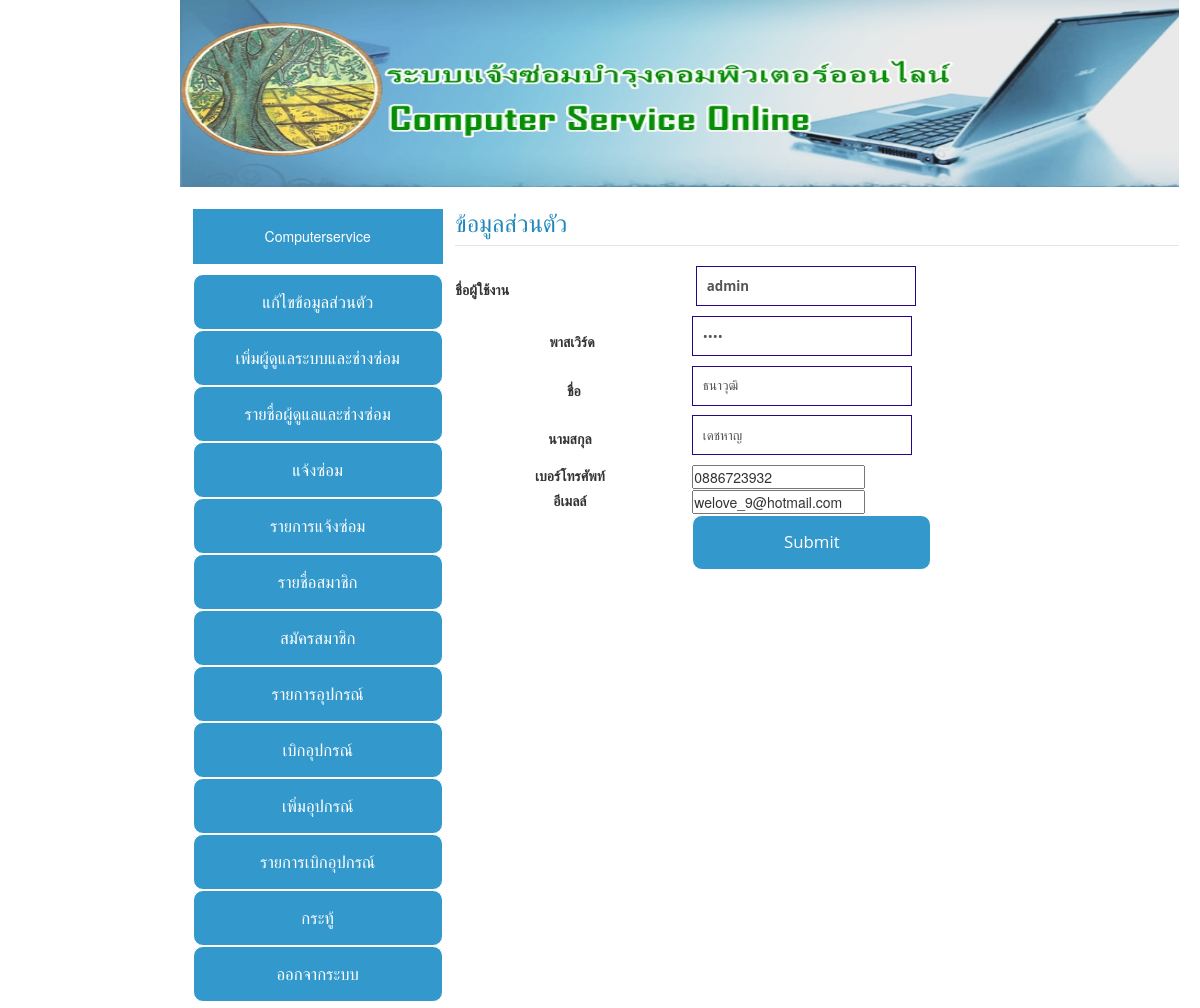
The app's page /Admin/edit_admin.php (signed in) with its own data.
### tables this page shows
CREATE TABLE `admin_db` (
  `admin_id` int(11) NOT NULL auto_increment,
  `username` varchar(100) NOT NULL,
  `password` varchar(100) NOT NULL,
  `name` varchar(100) NOT NULL,
  `lastname` varchar(100) NOT NULL,
  `phone` varchar(50) NOT NULL,
  `email` varchar(100) NOT NULL,
  `position` int(5) NOT NULL,
  `status` enum('ยกเลิก','ใช้งาน') NOT NULL default 'ใช้งาน',
  PRIMARY KEY  (`admin_id`)
);

### helper_func.php (called while the page is built)
<?
function site_url($str=""){
return "http://localhost/comservice/".$str;
}
?>

### model/core_model.php (called while the page is built, shortened)
<?php
	class Core_model{
		public function __construct(){
			include("db.php");
			$this->db=$dbh;
		}
		public $active_record="SELECT ";
		public $active_select="";
		public $active_from=" FROM ";
		public $active_where=" WHERE ";
		public $where_flag=false;
		public $active_where_array = array();
		public $active_limit="";
		public function where($column,$value,$operation="="){
			$this->active_where.="$column ".$operation." ? AND ";
			$this->active_where_array[]=$value;
			$this->where_flag=true;
		}
		public function get($table){
			$result = new stdClass();
			$result->result = array();
			$result->rowCount=0;
			if ($this->active_select=="") {
				$this->active_record.="* ";
			}else{
				$this->active_record.=$this->active_select;
			}
			$this->active_record.=$this->active_from.$table;
			if ($this->where_flag) {
				$this->active_record.=substr($this->active_where, 0, -4);
			}
			$this->active_record.=$this->active_limit;
			$tmp_record=$this->active_record;
			try{
				$stm=$this->db->prepare($this->active_record);
				foreach ($this->active_where_array as $key => $value) {
					$stm->bindValue(($key+1), $value);
				}
				$stm->execute();
				$result->result = $stm->fetchAll(PDO::FETCH_ASSOC);
				$result->rowCount=$stm->rowCount();
			}catch(PDOException $ex){
					echo $ex->getMessage().'<br>';
					echo $tmp_record;
				}
			return $result;
		}
		public function reset_active_record(){
			$this->active_record="SELECT ";
			$this->active_select="";
			$this->active_from=" FROM ";
			$this->active_where=" WHERE ";
			$this->where_flag=false;
			$this->active_where_array = array();
			$this->active_limit="";
		}
	}
?>

### model/m_user.php (called while the page is built, shortened)
<?php
	require_once("core_model.php");
	class M_user extends Core_model{
		public function get_user_admin($username){
			$result=$this->get("admin_db");
			return $result->result[0];
		}
	}
?>

### Admin/edit_admin.php (the view, shortened to what this page needs)
<? include('meta_admin.php');
require_once("../model/m_user.php");
$m_user = new M_user;
		?>
    <?
$user_dat=$m_user->get_user_admin($_SESSION['username']);
  ?>
    <tr>
      <td width="248">
<? include("sidebar_admin.php");?>
        </td>
  <form id="Member" name="addMember" method="post" action="<?=site_url()?>Admin/edit_admin.php">
    <td width="657" rowspan="9" valign="top"><fieldset>
      <legend><h3><span style="color:#2288BB">ข้อมูลส่วนตัว</span></h3></legend>
      <table width="476" height="270" border="0" align="center" id="regis"  >
        <tbody>
          <tr>
            <th width="232" height="49" scope="col" align="center"><label>ชื่อผู้ใช้งาน</label>&nbsp;</th>
            <th width="234" scope="col" align="left"><label for="textfield"></label>
              <input  type="text" name="username" id="username" placeholder="ชื่่อผู้ใช้งาน" value="<? echo $user_dat['username'];?>" ></th>
            </tr>
          <tr>
            <td height="19" align="center"><strong>พาสเวิร์ด&nbsp;</strong></td>
            <td ><input name="password" type="password"  placeholder="รหัสผ่าน" value="<? echo $user_dat['password'];?>"></td>
            </tr>
          <tr>
            <td height="34" align="center"><strong>ชื่อ</strong></td>
            <td><input type="text" name="name"  placeholder="ชื่อ" value="<? echo $user_dat['name'];?>"></td>
          </tr>
          <tr>
            <td height="34" align="center"><label><strong> นามสกุล</strong></label>
              <strong>&nbsp;</strong></td>
            <td><input name="lastname" type="text" id="textfield" placeholder="นามสกุล" value="<? echo $user_dat['lastname'];?>"></td>
            </tr>
          <tr>
            <td align="center"><label><strong>เบอร์โทรศัพท์</strong></label>
              <strong>&nbsp;</strong></td>
            <td><input type="tel" name="phone" id="tel" placeholder="เบอร์โทรศัพท์" value="<? echo $user_dat['phone'];?>"></td>
            </tr>
          <tr>
            <td align="center"><label><strong>อีเมลล์</strong></label>
              <strong>&nbsp;</strong></td>
            <td><input type="email" name="email" id="email" placeholder="อีเมลล์" value="<? echo $user_dat['email'];?>"></td>
          </tr>
          <tr>
            <td align="center">&nbsp;</td>
            <td align="center"><input type="submit" name="submit" id="submit" value="Submit"></td>
          </tr>
          </tbody>
      </table>
    </fieldset></td></form>
      </body>
</html>

### css/login.css (style rules this page uses)
* { margin:0;padding:0; }
body { background-image: url(); background-repeat: repeat-x; background-attachment:fixed; background-color: #FFFFFF; position: absolute; left: 15%; }
form { background:#f0f0f0; }
input[type="Text"],input[type="password"] { width:92%; background:#fff; margin-bottom:4%; border:1px solid #260586; padding:4%; font-family:'Open Sans',sans-serif; font-size:95%; color:#555; }
input[type="submit"] { background:#2288bb; }
input[type="button"],input[type="submit"] { width:100%; background:#3399cc; border:thin solid #FFFFFF; border-radius:10px; padding:6%; font-family:'Open Sans',sans-serif; font-size:120%; color:#fff; cursor:pointer; transition:background .3s; -webkit-transition:background .3s; }

### Admin/meta_admin.php (style rules this page uses)
body { background-color: #FFFFFF; background-image: url(Image/images %20(1).jpg); background-image: url(Image/white-wallpaper-18.jpg); }

### records on screen
admin_db: username "admin", name "ธนาวุฒิ", lastname "เดชหาญ", phone "0886723932", email "welove_9@hotmail.com"
